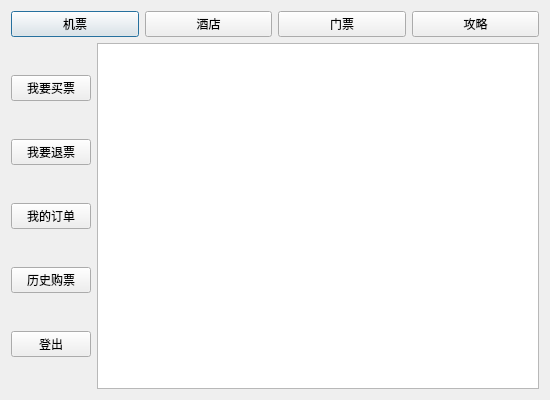
<?xml version="1.0" encoding="UTF-8"?>
<ui version="4.0">
 <class>usermainwindow</class>
 <widget class="QDialog" name="usermainwindow">
  <property name="geometry">
   <rect>
    <x>0</x>
    <y>0</y>
    <width>550</width>
    <height>400</height>
   </rect>
  </property>
  <property name="windowTitle">
   <string>Dialog</string>
  </property>
  <layout class="QVBoxLayout" name="verticalLayout_3">
   <item>
    <layout class="QHBoxLayout" name="horizontalLayout_4">
     <item>
      <widget class="QPushButton" name="pushButton_15">
       <property name="text">
        <string>机票</string>
       </property>
      </widget>
     </item>
     <item>
      <widget class="QPushButton" name="pushButton_16">
       <property name="text">
        <string>酒店</string>
       </property>
      </widget>
     </item>
     <item>
      <widget class="QPushButton" name="pushButton_17">
       <property name="text">
        <string>门票</string>
       </property>
      </widget>
     </item>
     <item>
      <widget class="QPushButton" name="pushButton_18">
       <property name="text">
        <string>攻略</string>
       </property>
      </widget>
     </item>
    </layout>
   </item>
   <item>
    <layout class="QHBoxLayout" name="horizontalLayout_3">
     <item>
      <layout class="QVBoxLayout" name="verticalLayout_2">
       <item>
        <widget class="QPushButton" name="pushButton_10">
         <property name="text">
          <string>我要买票</string>
         </property>
        </widget>
       </item>
       <item>
        <widget class="QPushButton" name="pushButton_11">
         <property name="text">
          <string>我要退票</string>
         </property>
        </widget>
       </item>
       <item>
        <widget class="QPushButton" name="pushButton_12">
         <property name="text">
          <string>我的订单</string>
         </property>
        </widget>
       </item>
       <item>
        <widget class="QPushButton" name="pushButton_13">
         <property name="text">
          <string>历史购票</string>
         </property>
        </widget>
       </item>
       <item>
        <widget class="QPushButton" name="pushButton_14">
         <property name="text">
          <string>登出</string>
         </property>
        </widget>
       </item>
      </layout>
     </item>
     <item>
      <widget class="QTextBrowser" name="textBrowser_2"/>
     </item>
    </layout>
   </item>
  </layout>
 </widget>
 <resources/>
 <connections/>
</ui>
